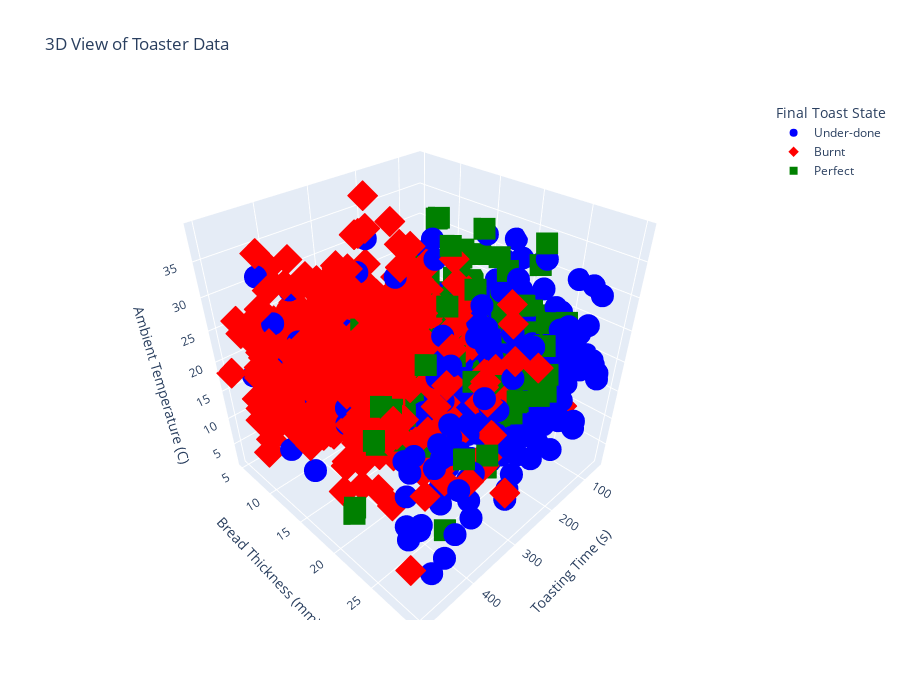

The notebook cell this image was saved under:
### Code cell
displayfeatures3D(df)

### Figure 1 — Plotly figure (JSON) as saved in the notebook; plotly's stock layout.template omitted (floating-point values rounded to 4 significant figures; data arrays with more than 128 entries replaced by an {"elided": "..."} marker saying what was removed)
{"data": [{"hovertemplate": "Final Toast State=%{marker.color}<br>Toasting Time (s)=%{x}<br>Bread Thickness (mm)=%{y}<br>Ambient Temperature (C)=%{z}<extra></extra>", "legendgroup": "0", "marker": {"color": "blue", "coloraxis": "coloraxis", "symbol": "circle"}, "mode": "markers", "name": "Under-done", "scene": "scene", "showlegend": true, "type": "scatter3d", "x": {"elided": "318 int values"}, "y": {"elided": "318 float values"}, "z": {"elided": "318 float values"}}, {"hovertemplate": "Final Toast State=%{marker.color}<br>Toasting Time (s)=%{x}<br>Bread Thickness (mm)=%{y}<br>Ambient Temperature (C)=%{z}<extra></extra>", "legendgroup": "2", "marker": {"color": "red", "coloraxis": "coloraxis", "symbol": "diamond"}, "mode": "markers", "name": "Burnt", "scene": "scene", "showlegend": true, "type": "scatter3d", "x": {"elided": "545 int values"}, "y": {"elided": "545 float values"}, "z": {"elided": "545 float values"}}, {"hovertemplate": "Final Toast State=%{marker.color}<br>Toasting Time (s)=%{x}<br>Bread Thickness (mm)=%{y}<br>Ambient Temperature (C)=%{z}<extra></extra>", "legendgroup": "1", "marker": {"color": "green", "coloraxis": "coloraxis", "symbol": "square"}, "mode": "markers", "name": "Perfect", "scene": "scene", "showlegend": true, "type": "scatter3d", "x": {"elided": "137 int values"}, "y": {"elided": "137 float values"}, "z": {"elided": "137 float values"}}], "layout": {"coloraxis": {"colorbar": {"title": {"text": "Final Toast State"}}, "colorscale": [[0, "#0d0887"], [0.1111, "#46039f"], [0.2222, "#7201a8"], [0.3333, "#9c179e"], [0.4444, "#bd3786"], [0.5556, "#d8576b"], [0.6667, "#ed7953"], [0.7778, "#fb9f3a"], [0.8889, "#fdca26"], [1, "#f0f921"]]}, "height": 700, "legend": {"title": {"text": "Final Toast State"}, "tracegroupgap": 0}, "scene": {"domain": {"x": [0, 1], "y": [0, 1]}, "xaxis": {"title": {"text": "Toasting Time (s)"}}, "yaxis": {"title": {"text": "Bread Thickness (mm)"}}, "zaxis": {"title": {"text": "Ambient Temperature (C)"}}}, "title": {"text": "3D View of Toaster Data"}}}
